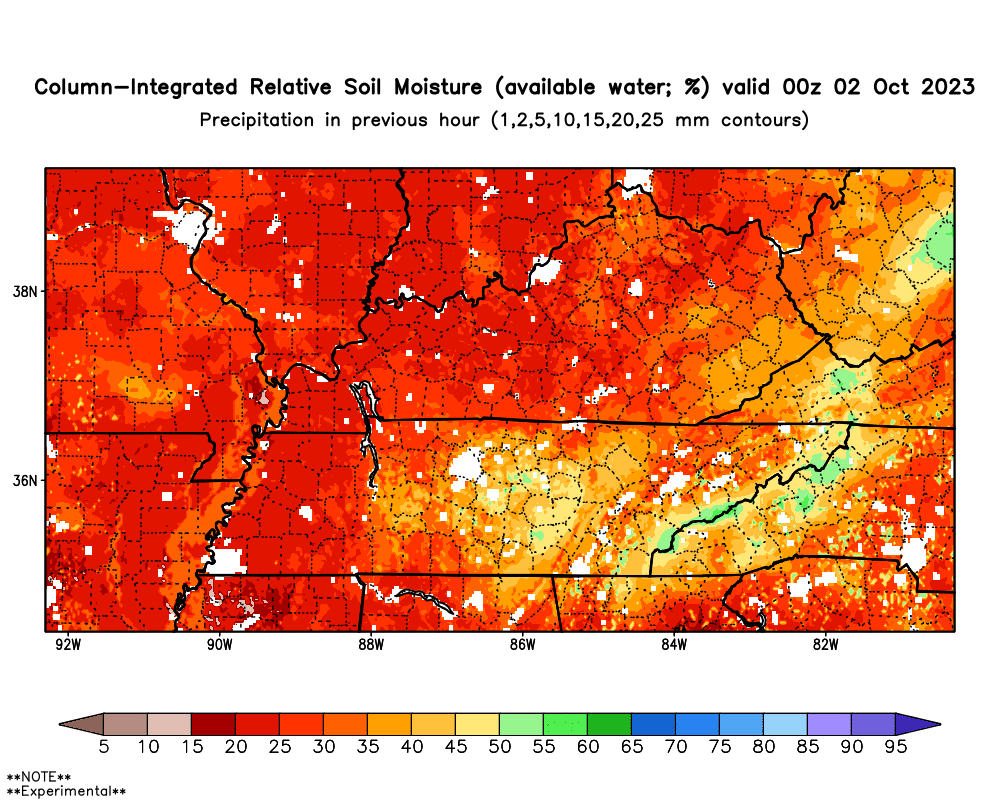
#> input picture example.gif, 1000 x 800 px
$ python crop.py
#> lines starting #> are read from the running program, lines starting #| are printed output that depends on the picture
from PIL import Image

class CropTool:
    @classmethod
    def crop(cls, img_name: str, top: int, right: int, bottom: int, left: int)-> Image:
#> called with img_name = 'example.gif', top = 167, right = 956, bottom = 633, left = 44
        image = Image.open(img_name)
#> image is the input picture: PIL image 1000x800 P; mean R, G, B 229.6, 154.8, 123.1
        cropped_image = image.crop((left, top, right, bottom))
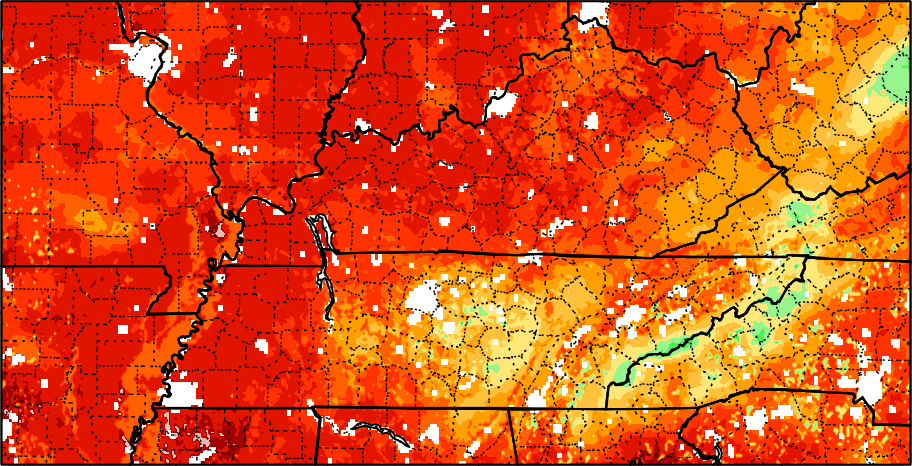
#> cropped_image: PIL image 912x466 P; mean R, G, B 219.5, 79.4, 20.6
        image.close()

        return cropped_image

def test():
    img = CropTool.crop("example.gif", 167, 956, 633, 44)
    img.save("output.gif")

test()
